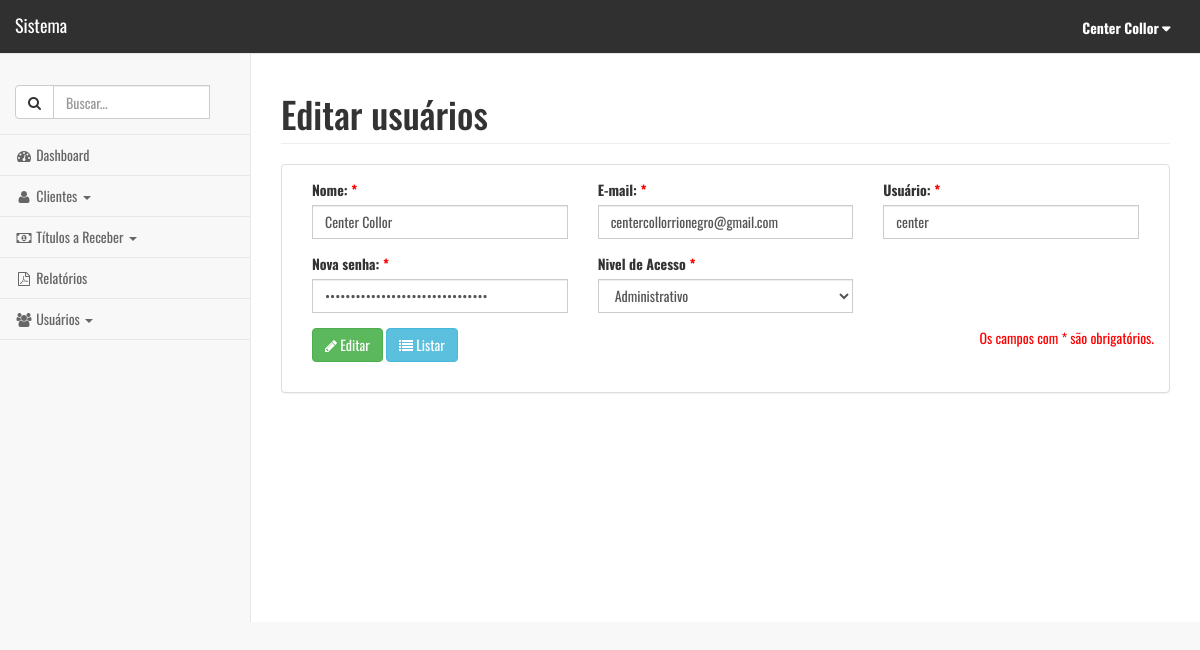
The page /administrativo.php?link=4&id=2 (signed in) on the database its author committed.
### tables this page shows
CREATE TABLE `usuarios` (
  `id` int(11) NOT NULL,
  `nome` varchar(220) NOT NULL,
  `email` varchar(220) NOT NULL,
  `login` varchar(50) NOT NULL,
  `senha` varchar(50) NOT NULL,
  `nivel_acesso_id` int(11) NOT NULL,
  `created` datetime DEFAULT NULL,
  `modified` datetime DEFAULT NULL
);

### editar_usuario.php (the view, shortened to what this page needs)
<?php
	$id = $_GET['id'];
	$sql 		= "SELECT * FROM usuarios WHERE id = '$id' LIMIT 1";
	$result 	= mysqli_query($con, $sql);
	$resultado  = mysqli_fetch_assoc($result);
?>
<div id="page-wrapper">
    <div class="row">
        <div class="col-lg-12">
            <h1 class="page-header">Editar usuários</h1>
        </div>
    </div>
  	<div class="row">
	<div class="col-md-12">
		<div class="panel panel-default">
            <div class="panel-body">
			  	<form class="form" method="POST" action="processa/proc_edit_usuario.php">
				 	<div class="col-sm-4">
				 		<div class="form-group">
							<label>Nome: </label><span style="color: red; font-weight: bold;"> *</span>
					  		<input type="text" class="form-control" name="nome" placeholder="Nome Completo" value="<?php echo $resultado['nome']; ?>">
						</div>
				  	</div>
				  	<div class="col-sm-4">
				  		<div class="form-group">
							<label>E-mail: </label><span style="color: red; font-weight: bold;"> *</span>
						  	<input type="email" class="form-control" name="email" placeholder="E-mail" value="<?php echo $resultado['email']; ?>">
						</div>
				 	</div>
				  	<div class="col-sm-4">
					 	<div class="form-group">
							<label >Usuário: </label><span style="color: red; font-weight: bold;"> *</span>
						  	<input type="text" class="form-control" name="usuario" placeholder="Usuário" value="<?php echo $resultado['login']; ?>">
						</div>
					</div>
				  	<div class="col-sm-4">
				  		<div class="form-group">
							<label>Nova senha: </label><span style="color: red; font-weight: bold;"> *</span>
					  		<input type="password" class="form-control" name="senha" placeholder="Senha" value="<?php echo $resultado['senha']; ?>">
						</div>
				  	</div>
				  	<div class="col-sm-4">
				  		<div class="form-group">
							<label>Nivel de Acesso</label><span style="color: red; font-weight: bold;"> *</span>
					  		<select class="form-control" name="nivel_de_acesso">
								<option value="1"
								<?php
									if( $resultado['nivel_acesso_id'] == 1){
										echo 'selected';
									}
								?>
								>Administrativo</option>
							</select>
						</div>
				  	</div>
				  	<div class="col-sm-6">
				  		<div class="form-group">
					  		<button type="submit" class="btn btn-success"><i class="fa fa-pencil"></i> Editar</button>
					  		<a href='administrativo.php?link=2'><button type='button' class='btn btn-info'><i class="fa fa-list"></i> Listar</button></a>
						</div>
				  	</div>
				  	<p style="color: red; float: right;"> Os campos com * são obrigatórios.</p>
				</form>
			</div>
		</div>
	</div>
</div>

### css/theme.css (style rules this page uses)
* { font-family: 'Oswald', sans-serif; }
body { padding-top: 70px; padding-bottom: 30px; }
#page-wrapper { margin-top: -50px; }

### rows shown on the page
usuarios: nome "Center Collor", email "centercollorrionegro@gmail.com", usuario "center", nivel_de_acesso "Administrativo"

### other values the page prints
$_SESSION['usuarioNome'] "Center Collor"
